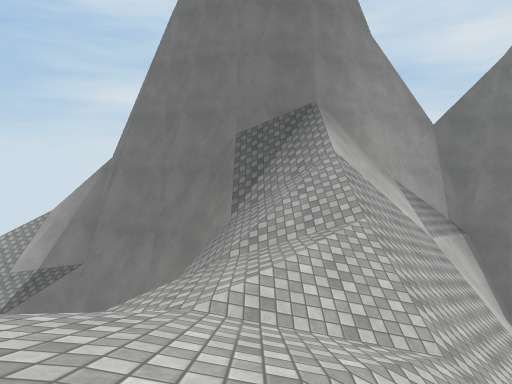
View 1 (above)

15 first-person views from a walk through a Unity game level. The camera is 1.2 m above the floor, tilts 6° down and sees 75° across. The floor is counted in squares, 2 m on a side. Each view is taken from the middle of a square. On the plan, view 1 faces up. The plan holds only what a view shows up to about 10 squares ahead; the rest is blank. The place goes on beyond the plan. Surface patterns are stand-ins for the level's own textures.

View 2
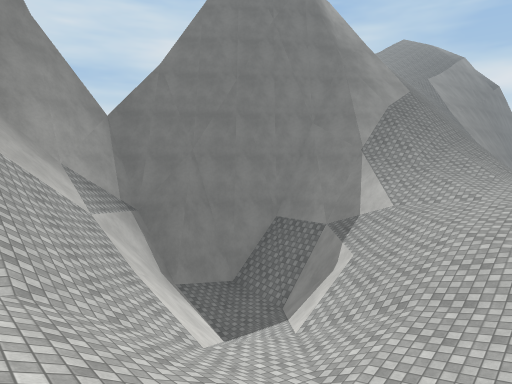

View 3
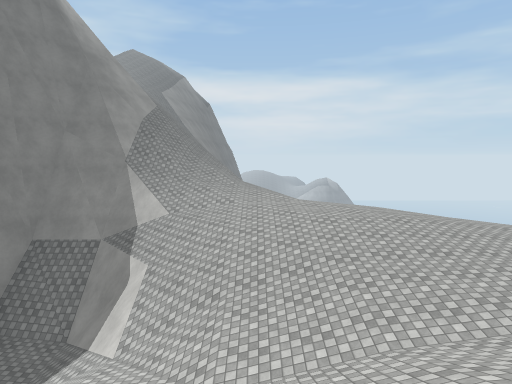

View 4
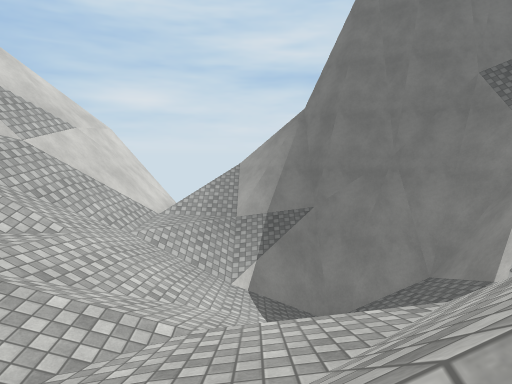

View 5
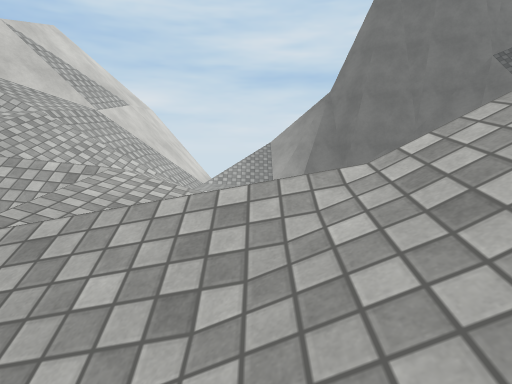

View 6
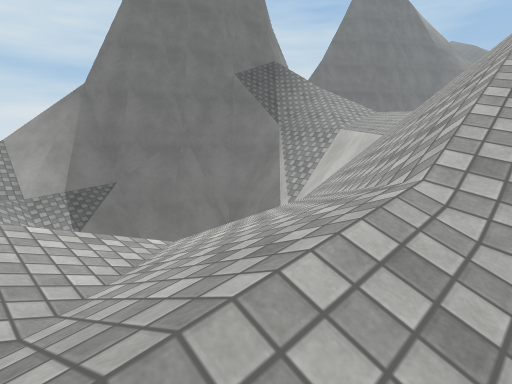

View 7
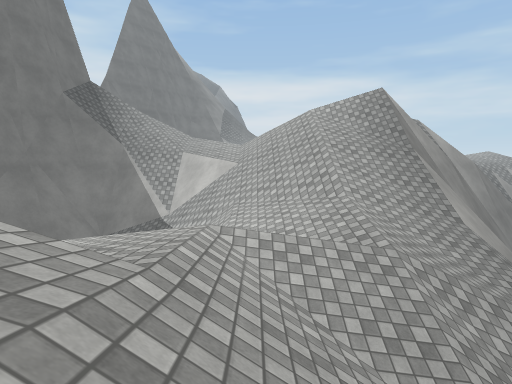

View 8
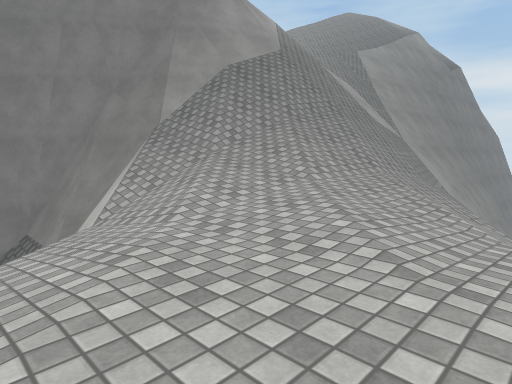

View 9
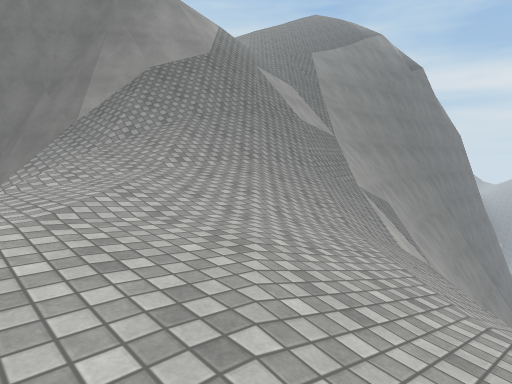

View 10
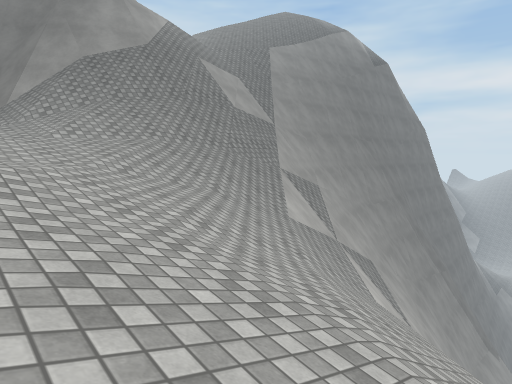

View 11
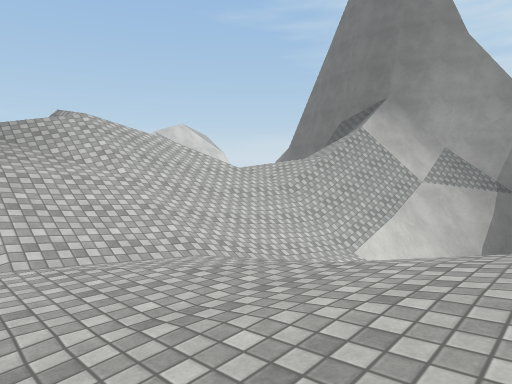

View 12
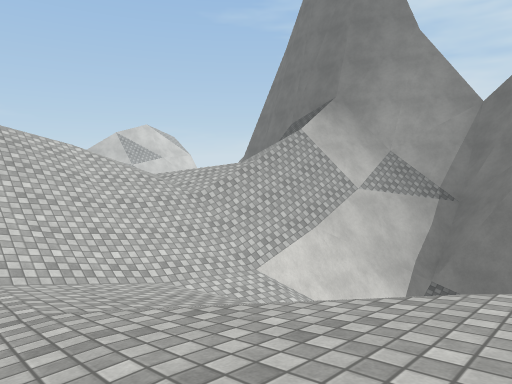

View 13
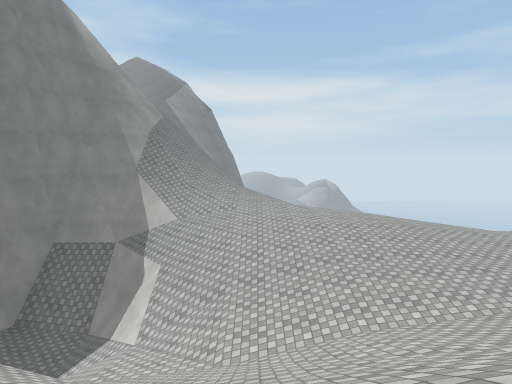

View 14
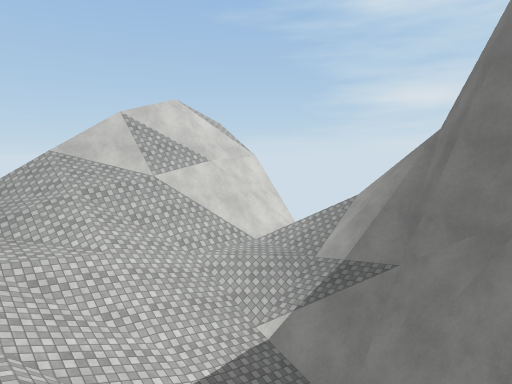

View 15
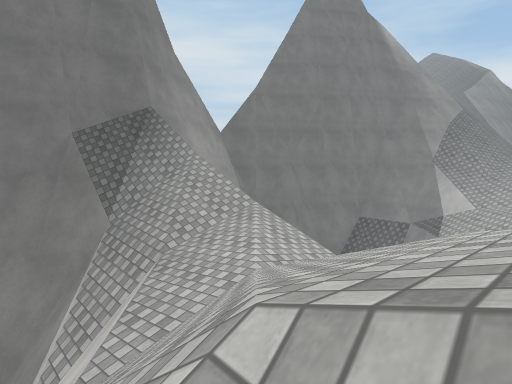

### Floor plan
Key: @ floor where view 1 was taken; # wall or solid block; . main floor; : floor 1.5 m higher than the main floor; - floor 1.75 m lower than the main floor; _ floor 3.25 m lower than the main floor; < floor 6.5 m lower than the main floor; / step, stairs or slope; = window, fence, low wall or low ledge; v drop or lower ground.
Columns run from 13 left of view 1 to 19 right of it. Each row starts with its distance up from view 1.
 11        #
 10     # /##
  9    ##//###########
  8   ###_///##vv//v###
  7  ###////####v//##v######
  6  #=////////#v////v#////##
  5 ##/////// /#/////v#/<//######=
  4  /////// //#=////##//###v//////
  3  ///-//////#/////=//#v/#///////
  2  /////_/////////////////////////
  1    //-////////////////./:///////v
  0    //////////@///////...:://///vv
 -1     /////// ////////...../////#vv
 -2       /#vvv//////--......//////vv
 -3        # vv  ////--.....//////#vv
 -4          vv     /-.....//////
 -5           vv      -..../////
 -6            v       -..-///

Positions as (right, up) in squares from view 1, and headings:
1: (0, 0), facing up
2: (1, -1), facing up-right
3: (0, 0), facing right
4: (-6, 0), facing up
5: (-7, -1), facing up
6: (-8, 0), facing up-right
7: (-12, 2), facing right
8: (8, -2), facing up-right
9: (9, -4), facing up-right
10: (10, -6), facing up-right
11: (7, -4), facing up-left
12: (8, -2), facing up-left
13: (-1, 0), facing right
14: (-2, 2), facing up-left
15: (-3, 0), facing up-right
